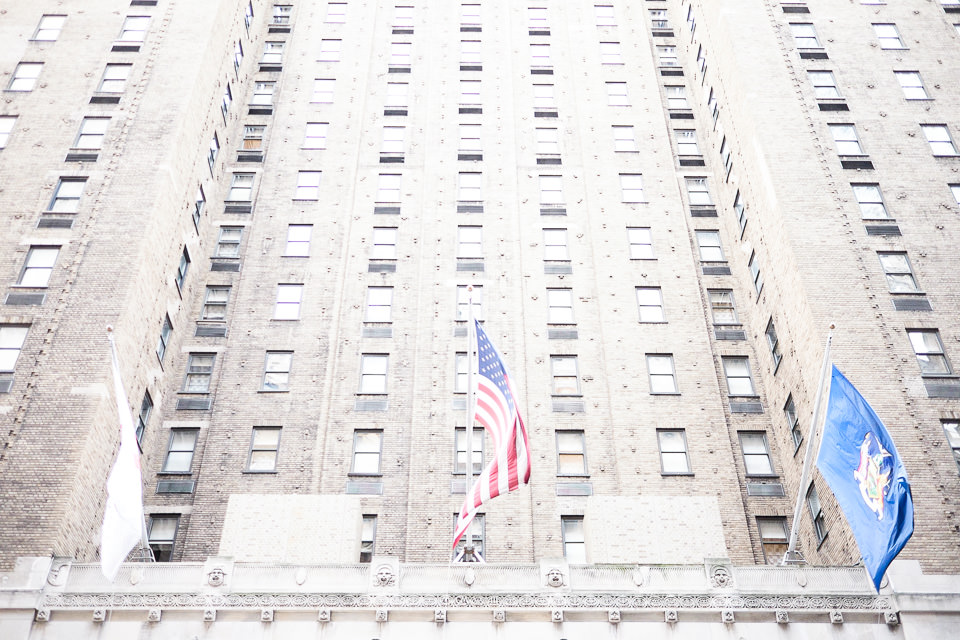
#> input picture dip_pics/build.jpg, 960 x 640 px
$ jupyter execute playing_with_enhance.ipynb   (shell and % lines are left out)
#> lines starting #> are read from the running program, lines starting #| are printed output that depends on the picture
# Playing with Contrast Enhancement, Histogram Equalization
stough 202-

We've now seen how to improve image contrast through the application of transfer functions like [windowing, power/gamma, log, and others](./enhance_histeq.ipynb). We've also seen how [Histogram Equalization](./enhance_histeq.ipynb) creates an ideal transfer function in some sense--that of leading to a uniform histogram. Use these other demos in order to answer the following questions

[cell 1]
import matplotlib.pyplot as plt
import numpy as np
import matplotlib.colors as mcolors
import skimage.color as color
from ipywidgets import VBox, HBox, IntSlider
from scipy.interpolate import interp1d

# For importing from alternative directory sources
import sys
sys.path.insert(0, '../dip_utils')

from matrix_utils import (arr_info,
                          make_linmap)

from vis_utils import (vis_rgb_cube,
                       vis_hsv_cube,
                       vis_lab_cube,
                       vis_hists,
                       vis_pair,
                       lab_uniform)

## Find an Image

Find **at least** two reasonably inoffensive images (maybe a little offensive) to test on. One key here is that because we're doing contrast enhancement, you might err on the side of lower-contrast images. You don't have to do every test on both, but it wouldn't be difficult.

[cell 2]
I = plt.imread('../dip_pics/build.jpg')
#> I is the input picture: shape (640, 960, 3); mean R, G, B 224.7, 221.8, 222
vis_hists(I)
#> (this line was passed over: vis_utils is not available in this run)
arr_info(I)
#> (this line was passed over: matrix_utils is not available in this run)

## 1. Parametric Transfer Functions

- Use `vis_hists` to **show the histogram of an image**.
- With that visual assistance consider what parametric transfer function (power/gamma, log, exponent) might be helpful in this image's case.
- **Justify your choice** with written description
- **Display the result** of applying the transfer function of choice to the image.
- You can use `vis_pair` to show both the original and the presumeably contrast-enhanced images together.
- **Explain how**, with written description, the figures you generate either do or do not reflect your justification from before. You can even **show a zoomed-in section** that illustrates your contentions.

[cell 3]
# Use vis_hists to show the histogram of an image
vis_hists(I)
#> (this line was passed over: vis_utils is not available in this run)

This photo have a high concentration of pixels on the range between [200, 255]. Therefore, to add more contrast, we need to mapping pixels in that range to a broader range. To accomplish this, we could choose concave up, increasing functions to apply on this image. So it could be power/gamma function with $\gamma > 1$, or exponent function.

[cell 4]
# Apply function to the image
def power_img(I, gamma = 1):
#> called with gamma = 5
    factor = 255.0 / np.power(255.0, gamma)
    J = factor * np.power(I.astype('double'), gamma)
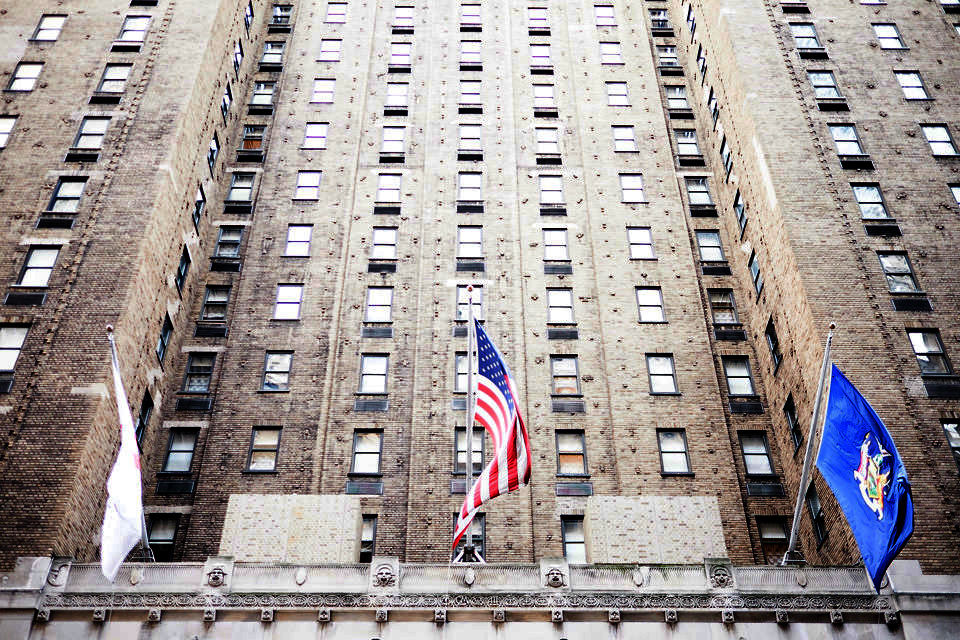
#> J: shape (640, 960, 3) float64; mean R, G, B 160.8, 152.3, 150.9; drawn with min black and max white
    return J.astype('uint8')

J = power_img(I, 5)

[cell 5]
vis_pair(I, J)
#> (this line was passed over: vis_utils is not available in this run)

[cell 6]
vis_hists(J)
#> (this line was passed over: vis_utils is not available in this run)

## 2. Alternative Colorspace

**Show** the same parametric contrast enhancement as in Part 1, but performed **only on Luminance/Y/Value** dimension after conversion into  [Lab](../Color/color_Lab.ipynb)/[YCbCr](../Color/color_YCbCr.ipynb)/[HSV](../Color/color_HSV.ipynb). **Explain your results**. You only need to pick one of the three alternative colorspaces mentioned. Remember, you'll need to:

- Convert to the alternative colorspace using the appropriate [skimage.color](https://scikit-image.org/docs/dev/api/skimage.color.html) function.
- Change only the one channel you're working with. Be sure you're not producing out-of-bounds values for the particular colorspace you choose.
- Convert back using the appropriate inverse from `skimage.color`.

[cell 7]
K = color.rgb2lab(I)
#> K: shape (640, 960, 3) float64; mean of channels 0, 1, 2 88.4, 1.2, 0.2
arr_info(K)
#> (this line was passed over: matrix_utils is not available in this run)

[cell 8]
gamma = 5
fac = 100.0 / np.power(100.0, gamma)
K[...,0] = fac * np.power(K[...,0],gamma)
#> K: shape (640, 960, 3) float64; mean of channels 0, 1, 2 63, 1.2, 0.2

[cell 9]
vis_pair(I, color.lab2rgb(K))
#> (this line was passed over: vis_utils is not available in this run)
